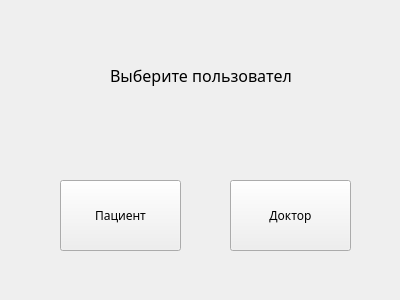
<?xml version="1.0" encoding="UTF-8"?>
<ui version="4.0">
 <class>MainWindow</class>
 <widget class="QMainWindow" name="MainWindow">
  <property name="geometry">
   <rect>
    <x>0</x>
    <y>0</y>
    <width>400</width>
    <height>300</height>
   </rect>
  </property>
  <property name="windowTitle">
   <string>MainWindow</string>
  </property>
  <widget class="QWidget" name="centralWidget">
   <widget class="QPushButton" name="Patient">
    <property name="geometry">
     <rect>
      <x>60</x>
      <y>180</y>
      <width>121</width>
      <height>71</height>
     </rect>
    </property>
    <property name="font">
     <font>
      <family>Myanmar Text</family>
      <pointsize>9</pointsize>
     </font>
    </property>
    <property name="cursor">
     <cursorShape>PointingHandCursor</cursorShape>
    </property>
    <property name="text">
     <string>Пациент</string>
    </property>
   </widget>
   <widget class="QPushButton" name="Doctor">
    <property name="geometry">
     <rect>
      <x>230</x>
      <y>180</y>
      <width>121</width>
      <height>71</height>
     </rect>
    </property>
    <property name="font">
     <font>
      <family>Myanmar Text</family>
      <pointsize>9</pointsize>
     </font>
    </property>
    <property name="cursor">
     <cursorShape>PointingHandCursor</cursorShape>
    </property>
    <property name="text">
     <string>Доктор</string>
    </property>
   </widget>
   <widget class="QLabel" name="label">
    <property name="geometry">
     <rect>
      <x>110</x>
      <y>60</y>
      <width>181</width>
      <height>31</height>
     </rect>
    </property>
    <property name="font">
     <font>
      <family>MV Boli</family>
      <pointsize>12</pointsize>
     </font>
    </property>
    <property name="cursor">
     <cursorShape>ArrowCursor</cursorShape>
    </property>
    <property name="text">
     <string>Выберите пользователя</string>
    </property>
   </widget>
  </widget>
  <action name="Exit">
   <property name="text">
    <string>Выход</string>
   </property>
   <property name="toolTip">
    <string>Хотите выйти?</string>
   </property>
   <property name="shortcut">
    <string>Ctrl+Backspace</string>
   </property>
  </action>
 </widget>
 <layoutdefault spacing="6" margin="11"/>
 <resources/>
 <connections/>
</ui>
